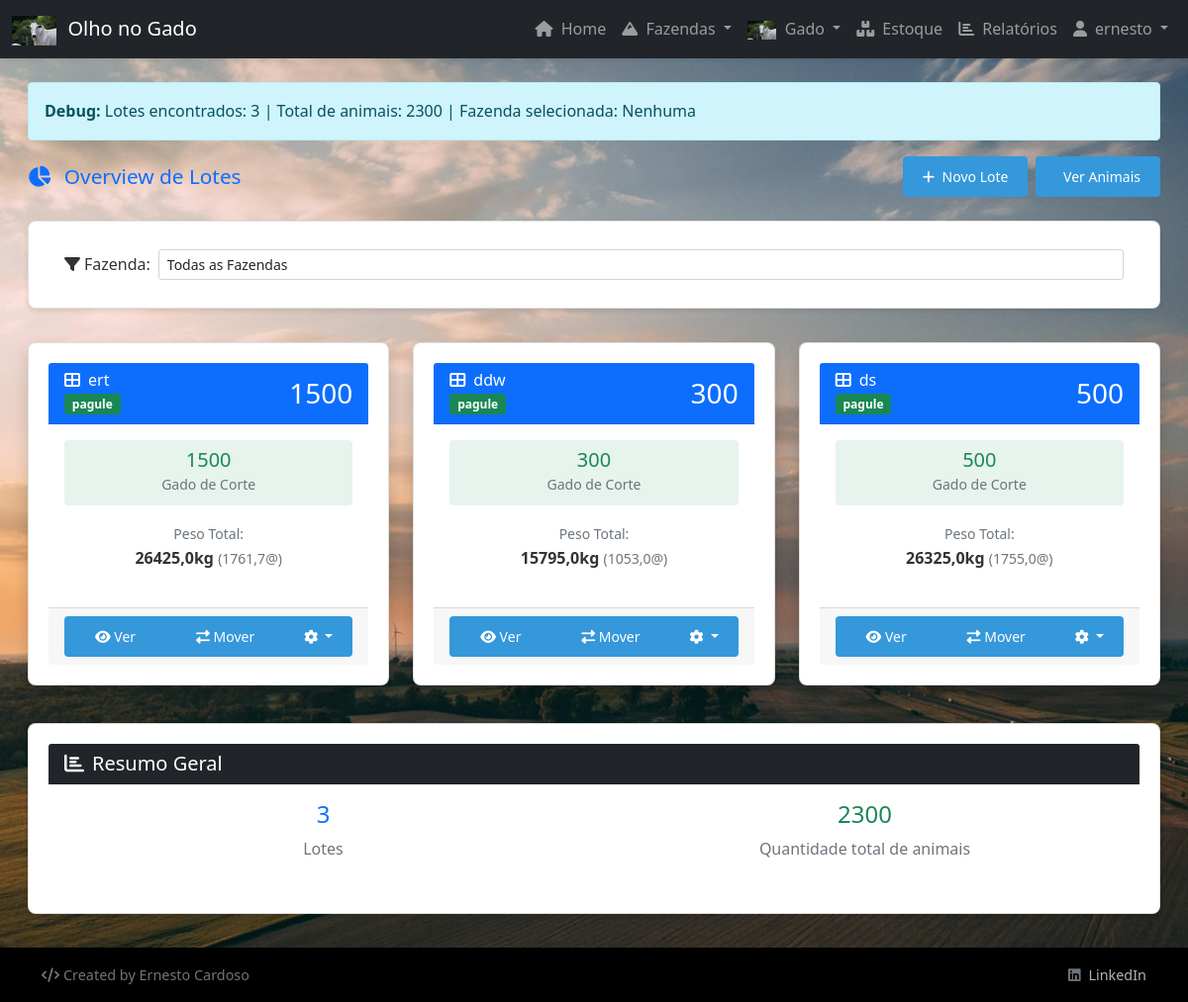
The app's page /gado/lotes/ (signed in) with its own data.
### fazendascdst/models.py (models this page shows, shortened)
class Lote(models.Model):
    user = models.ForeignKey(User, on_delete=models.CASCADE, null=True, blank=True)
    nome = models.CharField("Nome do Lote", max_length=100)
    fazenda = models.ForeignKey(Fazenda, on_delete=models.CASCADE, related_name='lotes')
    capacidade_maxima = models.IntegerField("Capacidade Máxima de Animais", null=True, blank=True)
    data_de_cadastro = models.DateField(auto_now_add=True)
    is_active = models.BooleanField(default=True)
    objects = ActiveManager()
    all_objects = AllManager()
    class Meta:
        verbose_name = "Lote"
        verbose_name_plural = "Lotes"
        unique_together = ['nome', 'fazenda']

class Fazenda(models.Model):
    user = models.ForeignKey(User, on_delete=models.CASCADE, null=True, blank=True)
    nome = models.CharField(max_length=100)
    localização = models.TextField()
    data_de_cadastro = models.DateField(auto_now_add=True)
    is_active = models.BooleanField(default=True)
    objects = ActiveManager()  # Manager padrão - apenas registros ativos
    all_objects = AllManager()  # Manager para todos os registros

### gado/views.py (the view)
# urls.py: path('lotes/', views.overview_piquetes, name='overview_piquetes'),
@login_required
def overview_piquetes(request):
    fazenda_id = request.GET.get('fazenda')
    if fazenda_id:
        fazenda = get_object_or_404(Fazenda, id=fazenda_id, user=request.user)
        lotes = Lote.objects.filter(fazenda=fazenda, user=request.user, is_active=True).prefetch_related('animais')
    else:
        fazenda = None
        lotes = Lote.objects.filter(user=request.user, is_active=True).prefetch_related('animais')
    lotes_data = []
    total_animais_geral = 0
    for lote in lotes:
        animais_lote = lote.animais.filter(is_active=True)
        peso_total_kg = sum(animal.peso for animal in animais_lote)
        peso_total_arroba = Animal.converter_kg_para_arroba(peso_total_kg)
        n_animais = animais_lote.count()
        lotes_data.append({
            'lote': lote,
            'total_animais': n_animais,
            'peso_total_kg': peso_total_kg,
            'peso_total_arroba': peso_total_arroba,
        })
        total_animais_geral += n_animais
    fazendas = Fazenda.objects.filter(user=request.user)
    context = {
        'lotes_data': lotes_data,
        'fazendas': fazendas,
        'fazenda_selecionada': fazenda,
        'total_animais_geral': total_animais_geral,
    }
    return render(request, 'gado/overview_lotes.html', context)

### fazendascdst/models.py (called while the page is built)
    def get_queryset(self):
        return super().get_queryset().filter(is_active=True)

### gado/models.py (called while the page is built)
    def get_queryset(self):
        return super().get_queryset().filter(is_active=True)

    @staticmethod
    def converter_kg_para_arroba(peso_kg):
        return round(peso_kg / 15, 2)

### templates/gado/overview_lotes.html (shortened to what this page needs)
{% extends 'base.html' %}
{% load static %}
{% block content %}
<div class="px-2 px-md-3">
    <div class="alert alert-info">
        <strong>Debug:</strong>
        Lotes encontrados: {{ lotes_data|length }} |
        Total de animais: {{ total_animais_geral }} |
        Fazenda selecionada: {{ fazenda_selecionada.nome|default:"Nenhuma" }}
    </div>
    <div class="d-flex justify-content-between align-items-center mb-3 mb-md-4 flex-wrap">
        <h2 class="text-primary mb-2 mb-md-0" style="font-size: 1.3rem;">
            <i class="fas fa-chart-pie me-1 me-md-2"></i>
            <span class="d-none d-sm-inline">Overview de </span>Lotes
        </h2>
        <div class="d-flex flex-column flex-md-row gap-2">
            <a href="{% url 'adicionar_piquete' %}" class="btn btn-success btn-sm">
                <i class="fas fa-plus me-1"></i>
                <span class="d-none d-sm-inline">Novo </span>Lote
            </a>
            <a href="{% url 'lista_animais' %}" class="btn btn-secondary btn-sm">
                <span class="d-none d-sm-inline">Ver </span>Animais
            </a>
        </div>
    </div>
    <div class="card mb-4">
        <div class="card-body py-2">
            <form method="get" class="d-flex align-items-center gap-2">
                <label for="fazenda" class="form-label mb-0 text-nowrap">
                    <i class="fas fa-filter me-1"></i>Fazenda:
                </label>
                <select class="form-control form-control-sm" id="fazenda" name="fazenda" onchange="this.form.submit()">
                    <option value="">Todas as Fazendas</option>
                </select>
            </form>
        </div>
    </div>
    {% if lotes_data %}
        <div class="row">
            {% for item in lotes_data %}
            <div class="col-12 col-sm-6 col-lg-4 mb-3 mb-md-4">
                <div class="card shadow h-100">
                    <div class="card-header bg-primary text-white">
                        <div class="d-flex justify-content-between align-items-center">
                            <div>
                                <h6 class="card-title mb-0">
                                    <i class="fas fa-th-large me-2"></i>{{ item.lote.nome }}
                                </h6>
                                <small class="badge bg-success mt-1">{{ item.lote.fazenda.nome }}</small>
                            </div>
                            <h3 class="mb-0">{{ item.total_animais }}</h3>
                        </div>
                    </div>
                    <div class="card-body">
                        <div class="row mb-3">
                            <div class="col-12 text-center">
                                <div class="bg-success bg-opacity-10 p-2 rounded">
                                    <h5 class="text-success mb-0">{{ item.total_animais }}</h5>
                                    <small class="text-muted">Gado de Corte</small>
                                </div>
                            </div>
                        </div>
                        <div class="row text-center">
                            <div class="col-12">
                                <small class="text-muted">Peso Total:</small><br>
                                <strong>{{ item.peso_total_kg|floatformat:1 }}kg</strong>
                                <small class="text-muted">({{ item.peso_total_arroba|floatformat:1 }}@)</small>
                            </div>
                        </div>
                    </div>
                    <div class="card-footer">
                        <div class="btn-group w-100" role="group">
                            <a href="{% url 'lista_animais' %}?lote={{ item.lote.id }}"
                               class="btn btn-outline-primary btn-sm">
                                <i class="fas fa-eye"></i><span class="d-none d-lg-inline"> Ver</span>
                            </a>
                            <a href="{% url 'mover_animais' %}?lote={{ item.lote.id }}"
                               class="btn btn-outline-info btn-sm">
                                <i class="fas fa-exchange-alt"></i><span class="d-none d-lg-inline"> Mover</span>
                            </a>
                            <div class="btn-group" role="group">
                                <button type="button" class="btn btn-outline-secondary btn-sm dropdown-toggle"
                                        data-bs-toggle="dropdown" aria-expanded="false">
                                    <i class="fas fa-cog"></i>
                                </button>
                            </div>
                        </div>
                    </div>
                </div>
            </div>
            {% endfor %}
        </div>
        {% if lotes_data|length > 1 %}
        <div class="card mt-4">
            <div class="card-header bg-dark text-white">
                <h5 class="mb-0">
                    <i class="fas fa-chart-bar me-2"></i>Resumo Geral
                </h5>
            </div>
            <div class="card-body">
                <div class="row text-center">
                    <div class="col-6 col-md-6">
                        <h4 class="text-primary">{{ lotes_data|length }}</h4>
                        <p class="text-muted">Lotes</p>
                    </div>
                    <div class="col-6 col-md-6">
                        <h4 class="text-success">
                            {{ total_animais_geral }}
                        </h4>
                        <p class="text-muted">Quantidade total de animais</p>
                    </div>
                </div>
            </div>
        </div>
        {% endif %}
    {% endif %}
</div>
{% endblock %}

### templates/base.html (shortened to what this page needs)
{% load static %}
<!DOCTYPE html>
<html lang="pt-BR">
<head>
    <link href="https://cdn.jsdelivr.net/npm/bootstrap@5.1.3/dist/css/bootstrap.min.css" rel="stylesheet">
    <link href="https://cdnjs.cloudflare.com/ajax/libs/font-awesome/6.0.0/css/all.min.css" rel="stylesheet">
    <link rel="stylesheet" href="{% static 'css/style.css' %}">
</head>
<body>
    <nav class="navbar navbar-expand-lg navbar-dark bg-dark shadow-sm">
        <div class="container-fluid">
            <a class="navbar-brand" href="{% url 'index' %}">
                <img src="{% static 'img/pexels-matheus-lara-1785960246-31026900.jpg' %}" alt="Trator" style="height: 1.5em; width: auto; vertical-align: middle; margin-right: 0.3em;">
                <span class="d-none d-md-inline">Olho no Gado</span>
            </a>
            <div class="collapse navbar-collapse" id="navbarNav">
                <ul class="navbar-nav ms-auto">
                    <li class="nav-item">
                        <a class="nav-link" href="{% url 'index' %}">
                            <i class="fas fa-home me-1"></i> Home
                        </a>
                    </li>
                    <li class="nav-item dropdown">
                        <a class="nav-link dropdown-toggle" href="#" id="fazendaDropdown" role="button"
                           data-bs-toggle="dropdown">
                            <i class="fas fa-mountain me-1"></i> Fazendas
                        </a>
                    </li>
                    <li class="nav-item dropdown">
                        <a class="nav-link dropdown-toggle" href="#" id="gadoDropdown" role="button"
                           data-bs-toggle="dropdown">
                            <img src="{% static 'img/pexels-matheus-lara-1785960246-31026900.jpg' %}" alt="Trator" style="height: 1.2em; width: auto; vertical-align: middle; margin-right: 0.3em;"> Gado
                        </a>
                    </li>
                    <li class="nav-item">
                        <a class="nav-link" href="{% url 'estoque_index' %}">
                            <i class="fas fa-boxes me-1"></i> Estoque
                        </a>
                    </li>
                    <li class="nav-item">
                        <a class="nav-link" href="{% url 'relatorios_index' %}">
                            <i class="fas fa-chart-bar me-1"></i> Relatórios
                        </a>
                    </li>
                    {% if user.is_authenticated %}
                    <li class="nav-item dropdown">
                        <a class="nav-link dropdown-toggle" href="#" id="userDropdown" role="button"
                           data-bs-toggle="dropdown">
                            <i class="fas fa-user me-1"></i> {{ user.username }}
                        </a>
                    </li>
                    {% else %}
                    <li class="nav-item">
                        <a class="nav-link" href="{% url 'login' %}">
                            <i class="fas fa-sign-in-alt me-1"></i> Login
                        </a>
                    </li>
                    {% endif %}
                </ul>
            </div>
        </div>
    </nav>
    <main class="container-fluid my-3 my-md-4">
        {% block content %}{% endblock %}
    </main>
    {% now 'Y' as year %}
    <footer class="footer mt-auto py-3 bg-dark text-white" style="position: static !important; bottom: auto !important;">
        <div class="container">
            <div class="row align-items-center">
                <div class="col-md-6 text-start">
                    <span class="text-muted">
                        <i class="fas fa-code me-1"></i>Created by Ernesto Cardoso
                    </span>
                </div>
                <div class="col-md-6 text-end">
                    <span class="text-muted">
                        <i class="fab fa-linkedin me-1"></i>
                        <a href="#" class="text-white text-decoration-none" style="opacity: 0.7;">
                            LinkedIn
                        </a>
                    </span>
                </div>
            </div>
        </div>
    </footer>
</body>
</html>

### static/css/style.css (style rules this page uses)
body { font-family: 'Segoe UI', Tahoma, Geneva, Verdana, sans-serif; margin: 0; padding: 0; background-color: #f5f5f5; color: #333; line-height: 1.6; min-height: 100vh; display: flex; flex-direction: column; }
main { flex: 1; }
.footer { background-color: #000000 !important; color: white !important; text-align: center; padding: 1rem; margin-top: auto !important; width: 100%; position: static !important; bottom: auto !important; z-index: auto !important; }
.btn { display: inline-block; padding: 10px 20px; background-color: #3498db; color: white; border: none; border-radius: 4px; cursor: pointer; text-decoration: none; }
.card { background: white; border-radius: 8px; padding: 20px; margin: 10px 0; box-shadow: 0 2px 5px rgba(0, 0, 0, 0.1); }

### records on screen
Lote: lote.nome "ert", lote.fazenda.nome "pagule", total_animais "1500", peso_total_kg "26425,0", peso_total_arroba "1761,7"
Lote: lote.nome "ddw", lote.fazenda.nome "pagule", total_animais "300", peso_total_kg "15795,0", peso_total_arroba "1053,0"
Lote: lote.nome "ds", lote.fazenda.nome "pagule", total_animais "500", peso_total_kg "26325,0", peso_total_arroba "1755,0"

### other values on screen
{{ user.username }} "ernesto"
{{ lotes_data|length }} "3"
{{ total_animais_geral }} "2300"
{{ fazenda_selecionada.nome|default:"Nenhuma" }} "Nenhuma"
